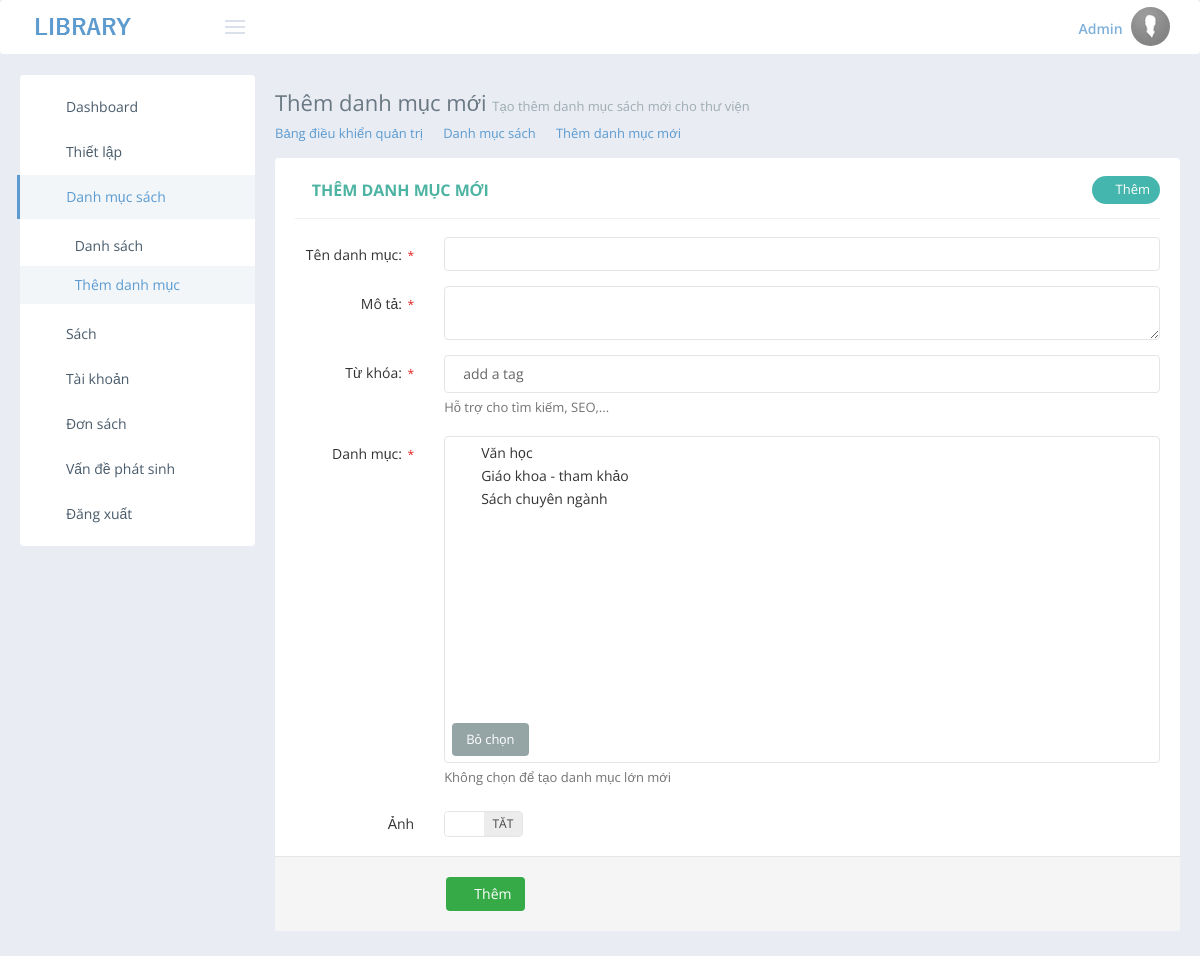
Screenshot of /admin/cate-create.php (signed in) with the database file from the repository.
### tables this page shows
CREATE TABLE IF NOT EXISTS `cate1` (
`id` int(11) NOT NULL,
  `title` text NOT NULL,
  `description` text NOT NULL,
  `keyword` text NOT NULL,
  `title-wrapper` text NOT NULL
);

### admin/cate-create.php (the view, shortened to what this page needs)
<?php
$pagelv1='<link rel="stylesheet" type="text/css" href="../../assets/global/plugins/select2/select2.min.css"/>
<link href="../../assets/global/plugins/fancybox/source/jquery.fancybox.min.css" rel="stylesheet" type="text/css"/>
<link rel="stylesheet" type="text/css" href="../../assets/global/plugins/jquery-tags-input/jquery.tagsinput.min.css"/>
<link rel="stylesheet" type="text/css" href="../../assets/global/plugins/bootstrap-fileinput/bootstrap-fileinput.min.css"/>
<link rel="stylesheet" type="text/css" href="../../assets/global/plugins/bootstrap-switch/css/bootstrap-switch.min.css"/>
<style>
.radio {  min-height: 18px !important; padding-top: 0 !important; margin-bottom: 5px!important;   margin-right: 3px !important;}
</style>';
require_once('./lib/header.php');
?>
	<div class="page-content-wrapper">
		<div class="page-content">
			<div class="page-head">
				<div class="page-title">
					<h1>Thêm danh mục mới <small>Tạo thêm danh mục sách mới cho thư viện</small></h1>
				</div>
			</div>
			<ul class="page-breadcrumb breadcrumb">
				<li>
					<a href="dash.php">Bảng điều khiển quản trị</a>
					<i class="fa fa-circle"></i>
				</li>
				<li>
					<a href="#">Danh mục sách</a>
					<i class="fa fa-circle"></i>
				</li>
				<li>
					<a href="cate-create.php">Thêm danh mục mới</a>
				</li>
			</ul>
			<div class="row">
				<div class="col-md-12">
					<form class="form-horizontal form-row-seperated" id='catedata' onsubmit='return createCate();'>
 						<div class="portlet light">
							<div class="portlet-title">
								<div class="caption">
									<i class="icon-note font-green-sharp"></i>
									<span class="caption-subject font-green-sharp bold uppercase">
									Thêm danh mục mới</span>
								</div>
								<div class="actions btn-set">
									<button type='submit' class="btn green-haze btn-circle"><i class="fa fa-check"></i> Thêm</button>
								</div>
							</div>
							<div class="portlet-body">
								<div class="tabbable">
									<div class="tab-content no-space">
										<div class="form-body">
											<div class="form-group" id='titlediv'>
												<label class="col-md-2 control-label">Tên danh mục: <span class="required">*</span></label>
												<div class="col-md-10">
												<div class='input-icon right'>
													<i class='fa fa-info-circle tooltips' data-original-title='Mục này là bắt buộc' data-container='body' id='errtitle'></i>
													<input type="text" class="form-control" name="catetitle" id="catetitle" value="">
												</div>
												</div>
											</div>
											<div class="form-group" id='descriptiondiv'>
												<label class="col-md-2 control-label">Mô tả: <span class="required">*</span></label>
												<div class="col-md-10">
												<div class='input-icon right'>
													<i class='fa fa-info-circle tooltips' data-original-title='Mục này là bắt buộc' data-container='body' id='errdescription'></i>
													<textarea class="form-control" name="catedescription" id="catedescription"></textarea>
												</div>
												</div>
											</div>
											<div class="form-group" id='keyworddiv'>
												<label class="col-md-2 control-label">Từ khóa: <span class="required">*</span></label>
												<div class="col-md-10">
												<div class='input-icon right'>
													<i class='fa fa-info-circle tooltips' data-original-title='Mục này là bắt buộc' data-container='body' id='errkeyword'></i>
													<span class="help-block">Hỗ trợ cho tìm kiếm, SEO,... </span>
												</div>
												</div>
											</div>
											<?php
											$sql2="SELECT * FROM `cate1`";
											$query2=@mysql_query($sql2);
											?>
											<div class="form-group" id='catediv'>
												<label class="col-md-2 control-label">Danh mục: <span class="required">*</span></label>
												<div class="col-md-10">
												<div class='input-icon right'>
													<i class='fa fa-info-circle tooltips' data-original-title='Mục này không bắt buộc' data-container='body' id='errcate'></i>
													<div class="form-control height-auto" id="catecate">
														<div class="scroller" style="height:280px;" data-always-visible="1">
															<ul class="list-unstyled">
																<?php
																while ($row2=@mysql_fetch_assoc($query2))
																{
																	if ($_GET['cid'] == $row2['id'])
																	{
																		echo "<li>
																		<label style='margin-bottom: 0;'><input type='radio' name='catecate' value='".$row2['id']."' checked>".$row2['title']."</label>
																		</li>";
																	}
																	else
																	{
																		echo "<li>
																		<label style='margin-bottom: 0;'><input type='radio' name='catecate' value='".$row2['id']."'>".$row2['title']."</label>
																		</li>";
																	}
																}
																?>
															</ul>
														</div>
														<button type="button" onclick='uncheckCate();' style='font-size: 13px;margin-left: -5px;' class="btn grey-cascade">Bỏ chọn</button>
													</div>
												</div>
												<span class="help-block">Không chọn để tạo danh mục lớn mới</span>
												</div>
											</div>
											<div class="form-group last" id='imagediv'>
												<label class="col-md-2 control-label">Ảnh </label>
												<div class="col-md-10">
												<div style='margin-top: 5px;margin-bottom: 4px;'></div>
												</div>
											</div>
										</div>
										<div class="form-actions form-actionlol">
											<div class="row">
												<div class="col-md-offset-2 col-md-10">
													<button type="submit" class="btn green"><i class="fa fa-check"></i> Thêm</button>
												</div>
											</div>
										</div>
									</div>
								</div>
							</div>
						</div>
					</form>
				</div>
			</div>
		</div>
	</div>
<?php
require_once('./lib/footer.php');
?>

### assets/admin/layout/css/layout.css (style rules this page uses)
.page-head:before, .page-head:after { content: " "; display: table; }
.page-head:after { clear: both; }
.page-head .page-title { display: inline-block; float: left; padding: 5px 0 10px 0; }
.page-head .page-title > h1 { color: #697882; font-size: 22px; font-weight: 400; margin: 0; padding: 0; }
.page-head .page-title > h1 > small { color: #9eacb4; font-size: 13px; font-weight: 400; }
.breadcrumb { background: none; padding: 0 0 15px 0; margin: 0; color: #c5ccd5; }
.breadcrumb > li + li:before { display: none; }
.breadcrumb .fa { font-size: 6px; margin: 0 2px 0 4px; position: relative; top: -1px; }
.page-content { margin-top: 0px; padding: 0px; }
@media (min-width: 992px) { .page-content-wrapper { float: left; width: 100%; } }
@media (min-width: 992px) { .page-content-wrapper .page-content { margin-left: 235px; margin-top: 0px; min-height: 600px; padding: 10px 0 0 20px; } }
.form-actionlol { padding: 20px 10px 20px 20px; background-color: #f5f5f5; border-top: 1px solid #e5e5e5; margin-bottom: -15px; margin-left: -20px; margin-right: -20px; -moz-border-radius-bottomright: 4px; -webkit-border-bottom-right-radius: 4px; -moz-border-radius-bottomleft: 4px; -webkit-border-bottom-left-radius: 4px; }

### rows the page displays
cate1: title "Văn học"
cate1: title "Giáo khoa - tham khảo"
cate1: title "Sách chuyên ngành"
